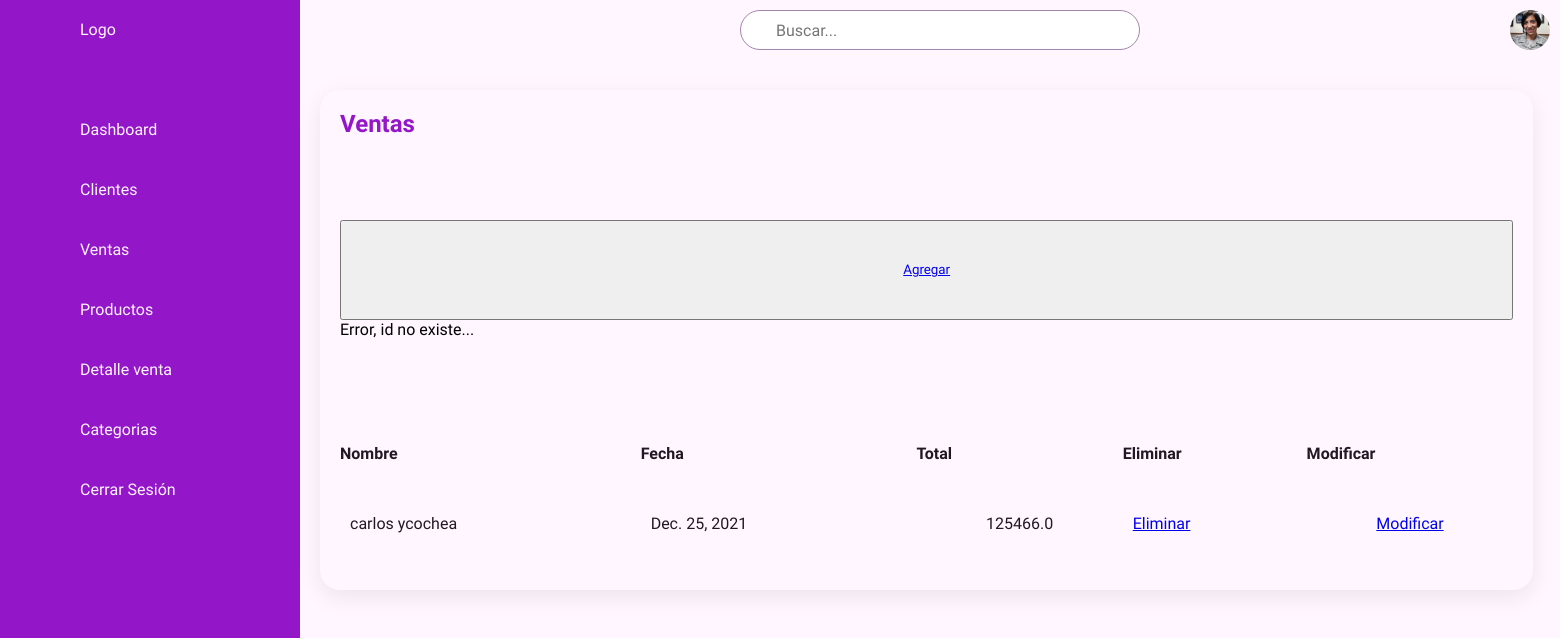
/ventas_del/25.111.776-4, run on an earlier commit of the app's database.
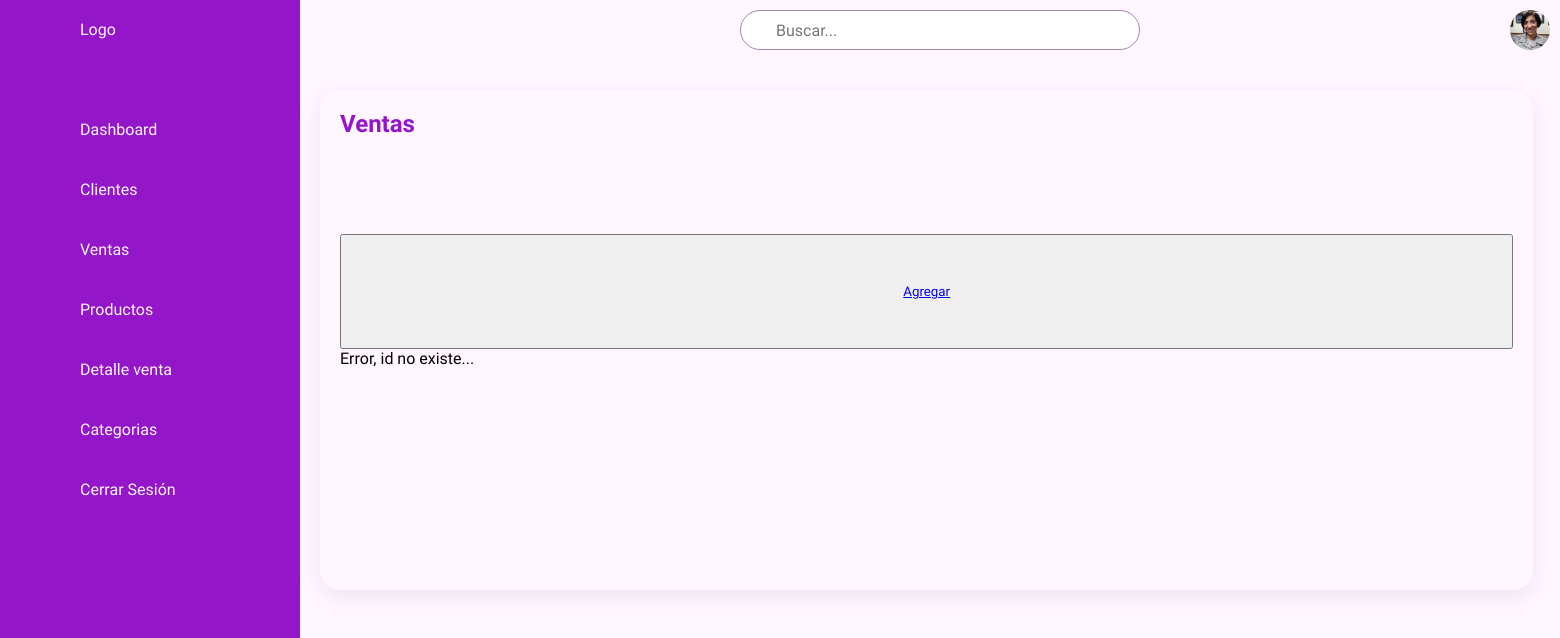
And on a later commit of the database.
### ventas/models.py (models this page shows, shortened)
class Ventas(models.Model):
    id_ventas = models.AutoField(db_column='idVentas',primary_key=True)
    rut = models.ForeignKey('Clientes', on_delete=models.CASCADE,db_column='rut')
    fechaventas = models.DateField(blank=False, null=False)
    total = models.FloatField(default=0.0,blank=False,null=False)

class Clientes(models.Model):
    rut = models.CharField(primary_key=True, max_length=10)
    nombre = models.CharField(max_length=20)
    apellido = models.CharField(max_length=20)
    telefono = models.CharField(max_length=45)
    email = models.EmailField(unique=True, max_length=100, blank=True, null=True)
    def __str__(self):
        return str(self.nombre)+" "+str(self.apellido)

### ventas/views.py (the view)
# urls.py: path('ventas_del/<str:pk>', ventas_del, name='ventas_del'),
def ventas_del(request,pk):
    context={}
    try:
        venta=Ventas.objects.get(id_ventas=pk)
        venta.delete()
        mensaje="Bien, datos eliminados..."
        ventas = Ventas.objects.all()
        context = {'ventas': ventas,  'mensaje' : mensaje}
        return render(request, 'ventas/ventas.html', context)
    except:
        mensaje="Error, id no existe..."
        ventas = Ventas.objects.all()
        context = {'ventas': ventas,  'mensaje' : mensaje}
        return render(request, 'ventas/ventas.html', context)

### ventas/templates/ventas/ventas.html (shortened to what this page needs)
<!DOCTYPE html>
<html lang="en">
<head>
    {% load static %}
    <link rel="stylesheet" href="{% static 'ventas/css/clientes.css' %}">
</head>
<body>
    <section>
        <div class="nav">
            <ul>
                <li>
                    <a href="#">
                        <span class="icono"></span>
                        <span class="titulo">Logo</span>
                    </a>
                </li>
                <li>
                    <a href="{% url 'dashboard' %}">
                        <span class="icono"></span>
                        <span class="titulo">Dashboard</span>
                    </a>
                </li>
                <li>
                    <a href="{% url 'clientes' %}">
                        <span class="icono"></span>
                        <span class="titulo">Clientes</span>
                    </a>
                </li>
                <li>
                    <a href="{% url 'ventas' %}">
                        <span class="icono"></span>
                        <span class="titulo">Ventas</span>
                    </a>
                </li>
                <li>
                    <a href="{% url 'productos' %}">
                        <span class="icono"></span>
                        <span class="titulo">Productos</span>
                    </a>
                </li>
                <li>
                    <a href="{% url 'detalles_ventas' %}">
                        <span class="icono"></span>
                        <span class="titulo">Detalle venta</span>
                    </a>
                </li>
                <li>
                    <a href="{% url 'categorias' %}">
                        <span class="icono"></span>
                        <span class="titulo">Categorias</span>
                    </a>
                </li>
                <li>
                    <a href="{% url 'index' %}">
                        <span class="icono"></span>
                        <span class="titulo">Cerrar Sesión</span>
                    </a>
                </li>
            </ul>
        </div>
        <div class="container">
            <div class="topbar">
                <div class="toggle">
                </div>
                <div class="buscar">
                    <label for="">
                        <input type="text" placeholder="Buscar..." name="" id="">
                    </label>
                </div>
                <div class="perfil-usuario">
                    <img src="imgdashboard/profile-photo1.jpg" alt="">
                </div>
            </div>
            <div class="detalles">
                <div class="clientes">
                    <div class="header">
                        <h2>Ventas</h2>
                    </div>
                    <button type="button">
                        <a href="{% url 'ventasAdd' %}"> Agregar </a>
                    </button>
                    <div id="idMensajes">
                        {% if mensaje %}
                            {{mensaje}}
                        {% endif %}
                    </div>
                    <table>
                        {% if ventas %}
                            <th>Nombre</th>
                            <th>Fecha</th>
                            <th>Total</th>
                            <th>Eliminar</th>
                            <th>Modificar</th>
                            {% for venta in ventas %}
                                <tr>
                                    <td>{{ venta.rut }}
                                    <td>{{ venta.fechaventas }}
                                    <td>{{ venta.total }}
                                    <td><a href="{% url 'ventas_del' pk=venta.id_ventas %}">Eliminar</a>
                                    <td><a href="{% url 'ventas_findEdit' pk=venta.id_ventas %}">Modificar</a>
                                </tr>
                            {% endfor %}
                        {% endif %}
                    </table>
                </div>
            </div>
        </div>
    </section>
</body>
</html>

What changed in the data, as far as the page shows it:
removed Ventas: rut "carlos ycochea", fechaventas "Dec. 25, 2021", total "125466.0"
Also different on the page:
text no longer shown: "Nombre Fecha Total Eliminar Modificar"
